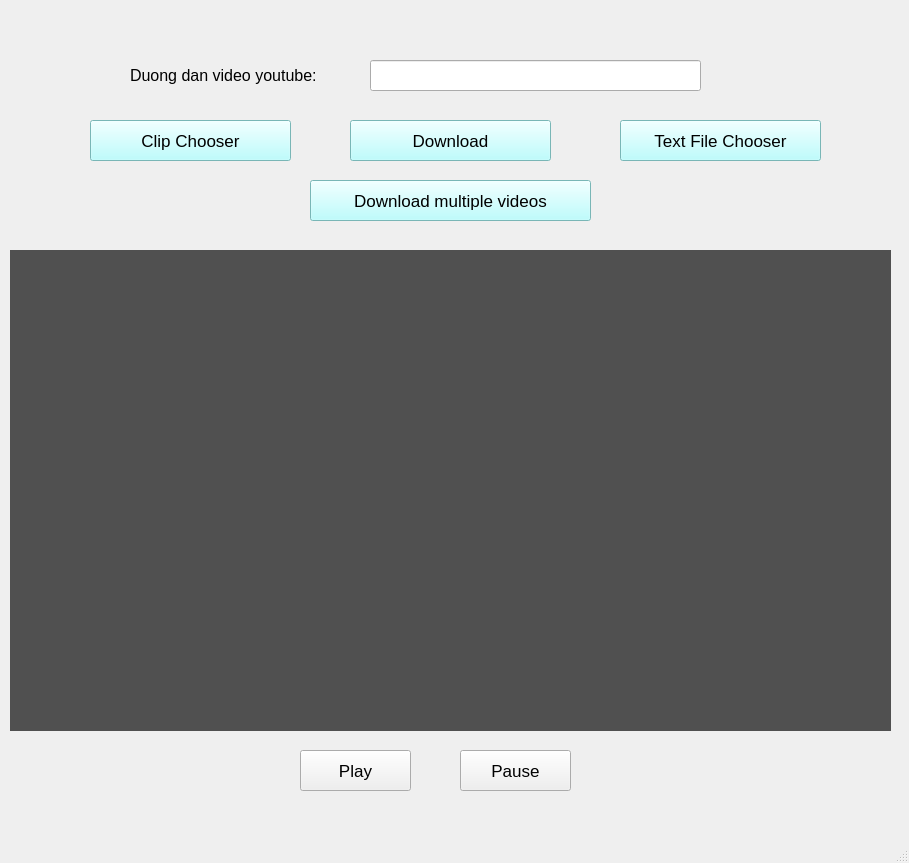
<?xml version="1.0" encoding="UTF-8"?>
<ui version="4.0">
 <class>MainWindow</class>
 <widget class="QMainWindow" name="MainWindow">
  <property name="geometry">
   <rect>
    <x>0</x>
    <y>0</y>
    <width>909</width>
    <height>863</height>
   </rect>
  </property>
  <property name="windowTitle">
   <string>Download Youtube video application</string>
  </property>
  <widget class="QWidget" name="centralwidget">
   <widget class="QLabel" name="label">
    <property name="geometry">
     <rect>
      <x>130</x>
      <y>60</y>
      <width>251</width>
      <height>31</height>
     </rect>
    </property>
    <property name="font">
     <font>
      <pointsize>12</pointsize>
     </font>
    </property>
    <property name="text">
     <string>Duong dan video youtube:</string>
    </property>
   </widget>
   <widget class="QLineEdit" name="txt_link">
    <property name="geometry">
     <rect>
      <x>370</x>
      <y>60</y>
      <width>331</width>
      <height>31</height>
     </rect>
    </property>
    <property name="font">
     <font>
      <pointsize>13</pointsize>
     </font>
    </property>
   </widget>
   <widget class="QPushButton" name="btndownload">
    <property name="geometry">
     <rect>
      <x>350</x>
      <y>120</y>
      <width>201</width>
      <height>41</height>
     </rect>
    </property>
    <property name="font">
     <font>
      <pointsize>13</pointsize>
     </font>
    </property>
    <property name="autoFillBackground">
     <bool>false</bool>
    </property>
    <property name="styleSheet">
     <string notr="true">background-color: rgb(170, 255, 255);</string>
    </property>
    <property name="text">
     <string>Download</string>
    </property>
   </widget>
   <widget class="QWidget" name="widget" native="true">
    <property name="geometry">
     <rect>
      <x>10</x>
      <y>250</y>
      <width>881</width>
      <height>481</height>
     </rect>
    </property>
    <property name="styleSheet">
     <string notr="true">background-color: rgb(80, 80, 80);</string>
    </property>
   </widget>
   <widget class="QPushButton" name="btn_play">
    <property name="geometry">
     <rect>
      <x>300</x>
      <y>750</y>
      <width>111</width>
      <height>41</height>
     </rect>
    </property>
    <property name="font">
     <font>
      <pointsize>13</pointsize>
     </font>
    </property>
    <property name="text">
     <string>Play</string>
    </property>
   </widget>
   <widget class="QPushButton" name="btn_pause">
    <property name="geometry">
     <rect>
      <x>460</x>
      <y>750</y>
      <width>111</width>
      <height>41</height>
     </rect>
    </property>
    <property name="font">
     <font>
      <pointsize>13</pointsize>
     </font>
    </property>
    <property name="text">
     <string>Pause</string>
    </property>
   </widget>
   <widget class="QPushButton" name="btn_clipchooser">
    <property name="geometry">
     <rect>
      <x>90</x>
      <y>120</y>
      <width>201</width>
      <height>41</height>
     </rect>
    </property>
    <property name="font">
     <font>
      <pointsize>13</pointsize>
     </font>
    </property>
    <property name="autoFillBackground">
     <bool>false</bool>
    </property>
    <property name="styleSheet">
     <string notr="true">background-color: rgb(170, 255, 255);</string>
    </property>
    <property name="text">
     <string>Clip Chooser</string>
    </property>
   </widget>
   <widget class="QPushButton" name="btn_filechooser">
    <property name="geometry">
     <rect>
      <x>620</x>
      <y>120</y>
      <width>201</width>
      <height>41</height>
     </rect>
    </property>
    <property name="font">
     <font>
      <pointsize>13</pointsize>
     </font>
    </property>
    <property name="autoFillBackground">
     <bool>false</bool>
    </property>
    <property name="styleSheet">
     <string notr="true">background-color: rgb(170, 255, 255);</string>
    </property>
    <property name="text">
     <string>Text File Chooser</string>
    </property>
   </widget>
   <widget class="QPushButton" name="btn_download_multiple">
    <property name="geometry">
     <rect>
      <x>310</x>
      <y>180</y>
      <width>281</width>
      <height>41</height>
     </rect>
    </property>
    <property name="font">
     <font>
      <pointsize>13</pointsize>
     </font>
    </property>
    <property name="autoFillBackground">
     <bool>false</bool>
    </property>
    <property name="styleSheet">
     <string notr="true">background-color: rgb(170, 255, 255);</string>
    </property>
    <property name="text">
     <string>Download multiple videos</string>
    </property>
   </widget>
  </widget>
  <widget class="QMenuBar" name="menubar">
   <property name="geometry">
    <rect>
     <x>0</x>
     <y>0</y>
     <width>909</width>
     <height>26</height>
    </rect>
   </property>
  </widget>
  <widget class="QStatusBar" name="statusbar"/>
 </widget>
 <resources/>
 <connections/>
</ui>
